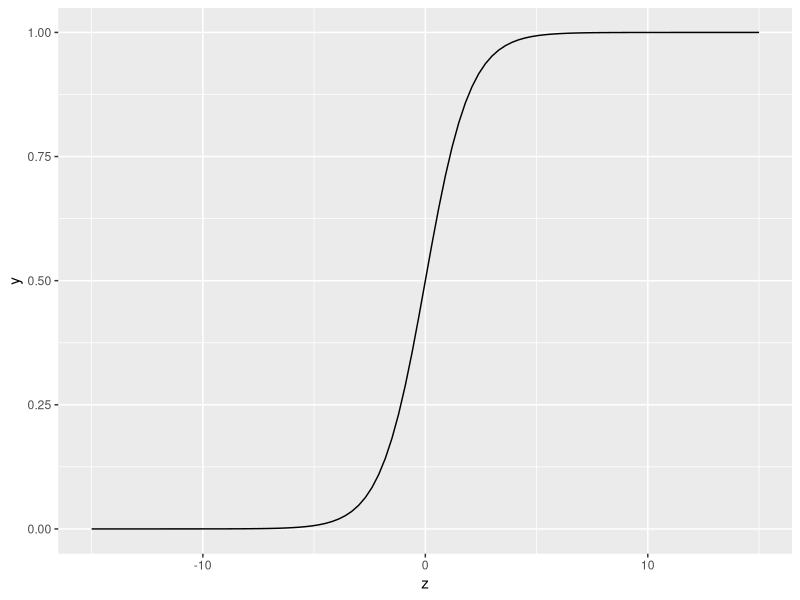
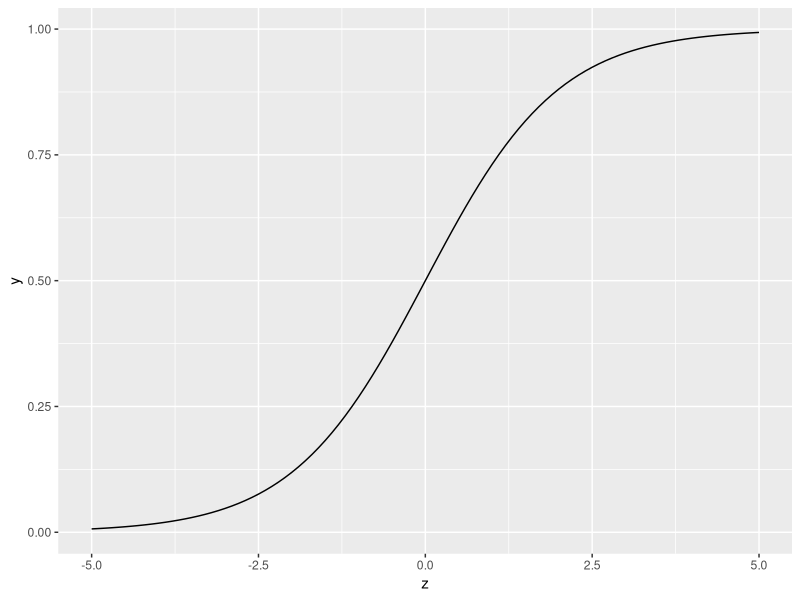
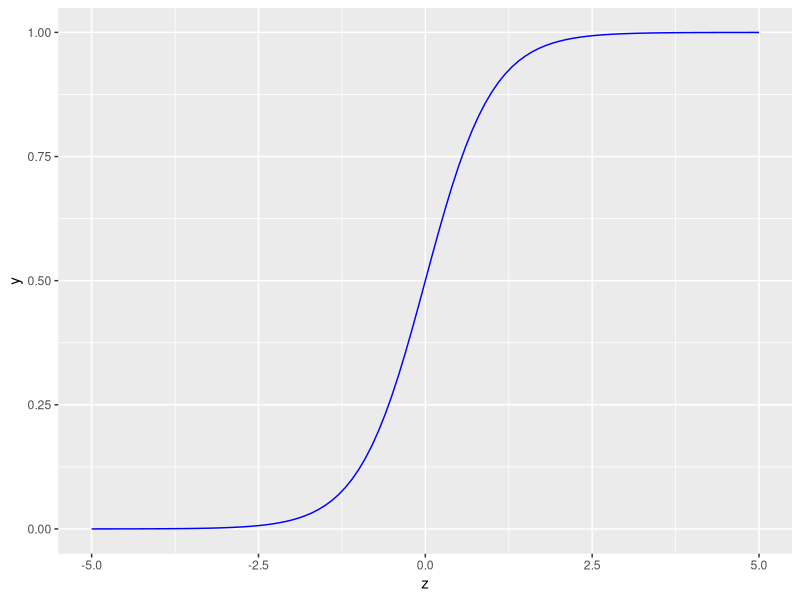
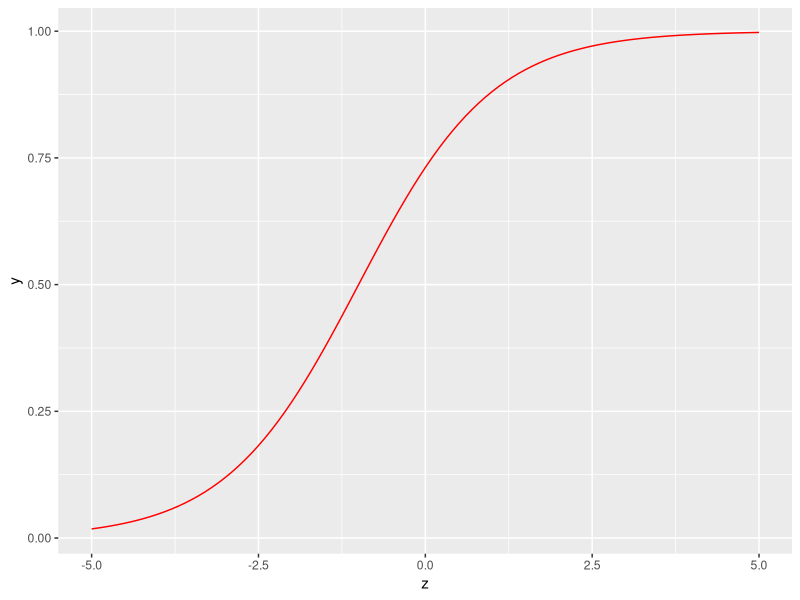
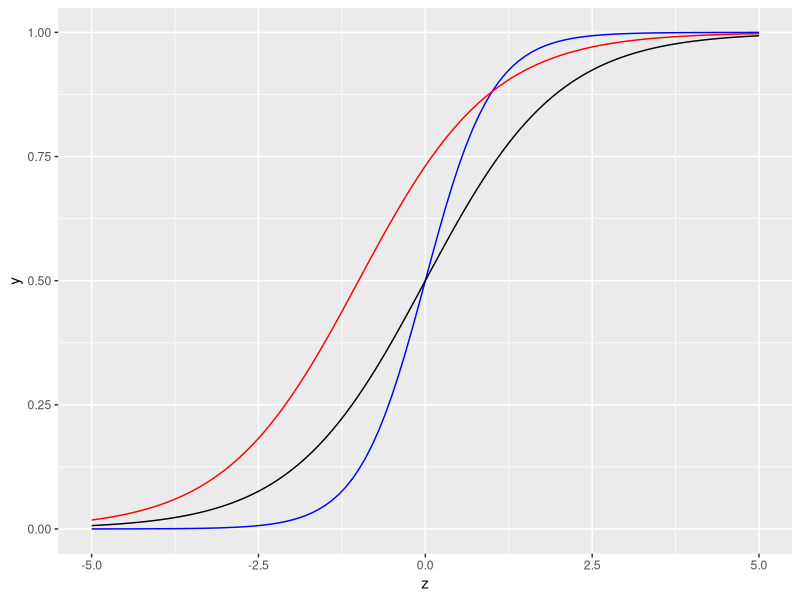
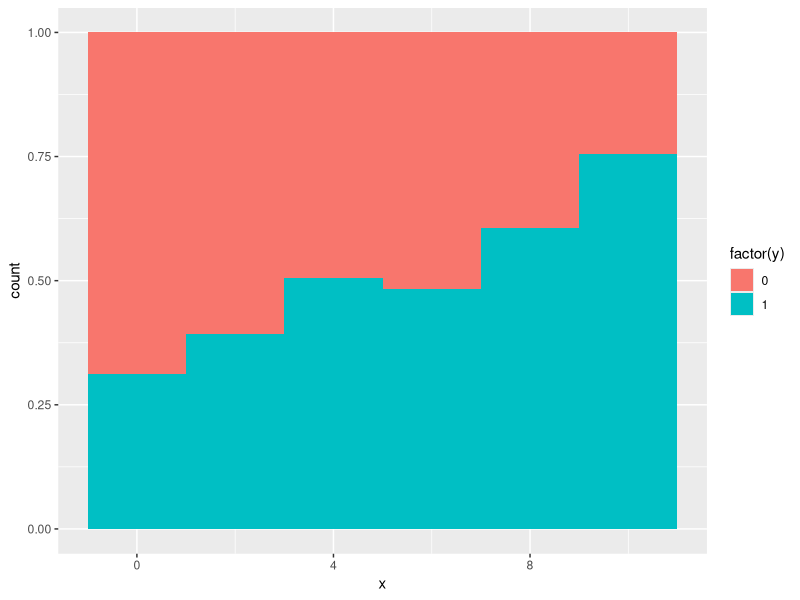

These charts were generated, in order, by the following R code:
library(ggplot2)
library(dplyr)
sigmoid<-function(x){1/(1+exp(-x))}
ggplot(data=data_frame(z=-15:15),mapping=aes(x=z))+stat_function(fun=sigmoid)

logistic<-function(x,beta_0=0,beta_1=1){1/(1+exp(-(beta_0+beta_1*x)))}
ggplot(data=data_frame(z=-5:5),mapping=aes(x=z))+stat_function(fun=logistic)

#beta1を大きく
ggplot(data=data_frame(z=-5:5),mapping=aes(x=z))+stat_function(fun=logistic,color="blue",args=list(beta_0=0,beta_1=2))

#beta0を大きく
ggplot(data=data_frame(z=-5:5),mapping=aes(x=z))+stat_function(fun=logistic,color="red",args=list(beta_0=1,beta_1=1))

#重ねて書くと
ggplot(data=data_frame(z=-5:5),mapping=aes(x=z))+stat_function(fun=logistic,color="blue",args=list(beta_0=0,beta_1=2))+stat_function(fun=logistic,color="red",args=list(beta_0=1,beta_1=1))+stat_function(fun=logistic)


library(purrr)
datasize<-1000
x<-10*runif(n=datasize)
x
rbernoulli(n=10,p=0.5)
y<-as.numeric(rbernoulli(n=datasize,p=logistic(x,beta_0 = -1,beta_1 = 0.2)))
data<-data_frame(x,y)
data %>% head(n=5)

ggplot(data=data,mapping=aes(x=x,fill=factor(y)))+geom_histogram(position="fill",binwidth = 2
                                                                  )
